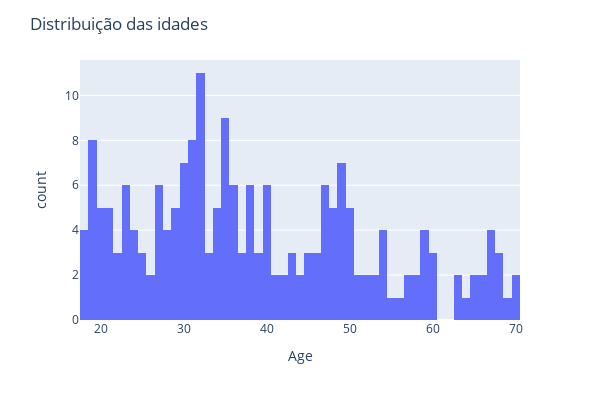

Notebook code for this chart:
### Code cell
hist =  px.histogram (df,  x = "Age", nbins=60)
hist.update_layout(width=600,height=400,title_text='Distribuição das idades')
hist.show()

### Figure 1 — Plotly figure (JSON) as saved in the notebook; plotly's stock layout.template omitted (floating-point values rounded to 4 significant figures; data arrays with more than 128 entries replaced by an {"elided": "..."} marker saying what was removed)
{"data": [{"alignmentgroup": "True", "bingroup": "x", "hovertemplate": "Age=%{x}<br>count=%{y}<extra></extra>", "legendgroup": "", "marker": {"color": "#636efa", "pattern": {"shape": ""}}, "name": "", "nbinsx": 60, "offsetgroup": "", "orientation": "v", "showlegend": false, "type": "histogram", "x": {"elided": "200 int values"}, "xaxis": "x", "yaxis": "y"}], "layout": {"barmode": "relative", "height": 400, "legend": {"tracegroupgap": 0}, "margin": {"t": 60}, "title": {"text": "Distribuição das idades"}, "width": 600, "xaxis": {"anchor": "y", "autorange": true, "domain": [0, 1], "range": [17.5, 70.5], "title": {"text": "Age"}, "type": "linear"}, "yaxis": {"anchor": "x", "autorange": true, "domain": [0, 1], "range": [0, 11.58], "title": {"text": "count"}}}}
